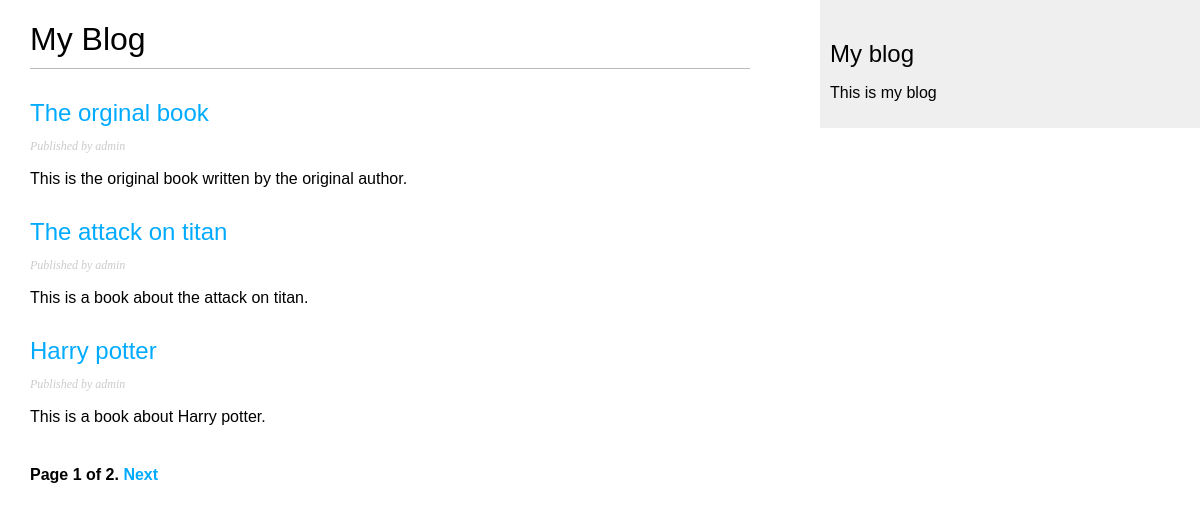
Screenshot of /blog/ with the database file from the repository.
### blog/models.py (models this page shows, shortened)
class Post(models.Model):
    STATUS_CHOICES = (
        ('draft', 'Draft'),
        ('published', 'Published'),
    )
    title = models.CharField(max_length=250)
    slug = models.SlugField(max_length=250, unique_for_date='publish')
    author = models.ForeignKey(
        User, on_delete=models.CASCADE, related_name='blog_posts')
    body = models.TextField()
    publish = models.DateTimeField(default=timezone.now)
    created = models.DateTimeField(auto_now_add=True)
    updated = models.DateTimeField(auto_now=True)
    status = models.CharField(
        max_length=10, choices=STATUS_CHOICES, default='draft')
    objects = models.Manager()  # The default manager.
    published = PublishedManager()  # Our custom manager.
    class Meta:
        ordering = ('-publish',)
    def get_absolute_url(self):
        return reverse('blog:post_detail',
                       args=[self.publish.year,
                             self.publish.month,
                             self.publish.day, self.slug])

### blog/views.py (the view)
# urls.py: path('', views.PostListView.as_view(), name='post_list'),
class PostListView(ListView):
    queryset = Post.published.all()
    context_object_name = 'posts'
    paginate_by = 3
    template_name = 'blog/post/list.html'

### blog/templates/blog/post/list.html (shortened to what this page needs)
{% extends "blog/base.html" %}
{% block content %}
    <h1>My Blog</h1>
    {% for post in posts %}
        <h2>
            <a href="{{ post.get_absolute_url }}">{{ post.title }}</a>
        </h2>
        <p class="date">
            Published {{post.Publish}} by {{post.author}}
        </p>
        {{ post.body|truncatewords:30|linebreaks }}
    {% endfor %}
    {% include "pagination.html" with page=page_obj %}
{% endblock %}

### blog/static/css/blog.css (style rules this page uses)
body { margin: 0; padding: 0; font-family: helvetica, sans-serif; }
a { color: #00abff; text-decoration: none; }
h1 { font-weight: normal; border-bottom: 1px solid #bbb; padding: 0 0 10px 0; }
h2 { font-weight: normal; margin: 30px 0 0; }
p.date { color: #ccc; font-family: georgia, serif; font-size: 12px; font-style: italic; }

### rows the page displays
Post: title "The orginal book", author "admin", body "This is the original book written by the original author."
Post: title "The attack on titan", author "admin", body "This is a book about the attack on titan."
Post: title "Harry potter", author "admin", body "This is a book about Harry potter."

### other values shown
{{ page.number }} "1"
{{ page.paginator.num_pages }} "2"
